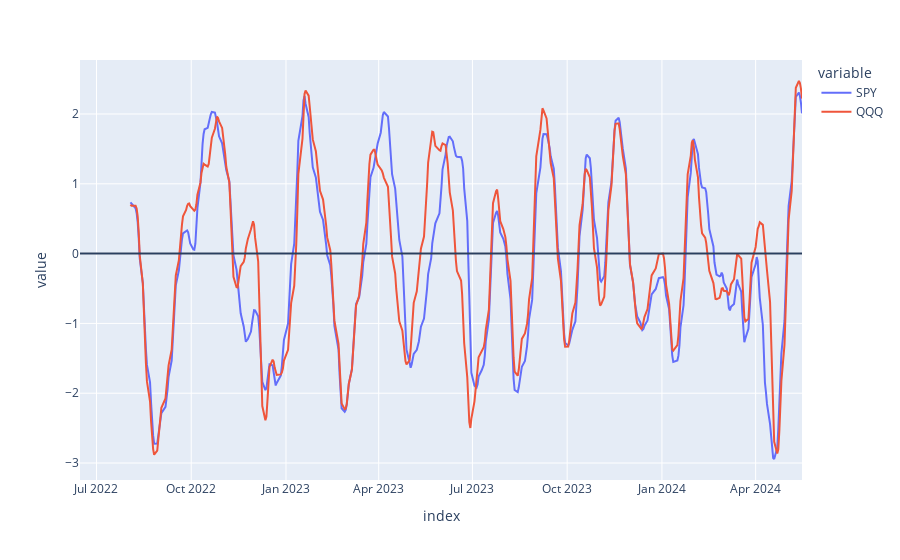

The cell this chart's notebook holds for it:
### Code cell
px.line(data_frame=sector_diff_z['2022-03-04':][['SPY', 'QQQ']]).add_hline(0)

### Figure 1 — Plotly figure (JSON) as saved in the notebook; plotly's stock layout.template omitted (floating-point values rounded to 4 significant figures; data arrays with more than 128 entries replaced by an {"elided": "..."} marker saying what was removed)
{"data": [{"hovertemplate": "variable=SPY<br>index=%{x}<br>value=%{y}<extra></extra>", "legendgroup": "SPY", "line": {"color": "#636efa", "dash": "solid"}, "marker": {"symbol": "circle"}, "mode": "lines", "name": "SPY", "orientation": "v", "showlegend": true, "type": "scatter", "x": {"elided": "483 str values"}, "xaxis": "x", "y": {"elided": "483 float values"}, "yaxis": "y"}, {"hovertemplate": "variable=QQQ<br>index=%{x}<br>value=%{y}<extra></extra>", "legendgroup": "QQQ", "line": {"color": "#EF553B", "dash": "solid"}, "marker": {"symbol": "circle"}, "mode": "lines", "name": "QQQ", "orientation": "v", "showlegend": true, "type": "scatter", "x": {"elided": "483 str values"}, "xaxis": "x", "y": {"elided": "483 float values"}, "yaxis": "y"}], "layout": {"legend": {"title": {"text": "variable"}, "tracegroupgap": 0}, "margin": {"t": 60}, "shapes": [{"type": "line", "x0": 0, "x1": 1, "xref": "x domain", "y0": 0, "y1": 0, "yref": "y"}], "xaxis": {"anchor": "y", "domain": [0, 1], "title": {"text": "index"}}, "yaxis": {"anchor": "x", "domain": [0, 1], "title": {"text": "value"}}}}
